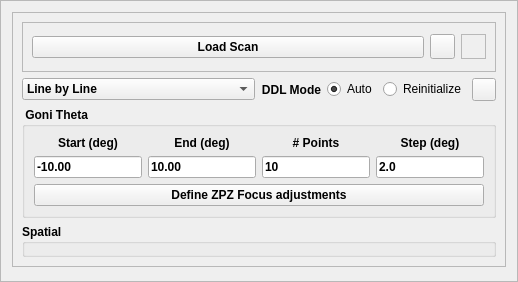
<?xml version="1.0" encoding="UTF-8"?>
<ui version="4.0">
 <class>Frame</class>
 <widget class="QFrame" name="Frame">
  <property name="geometry">
   <rect>
    <x>0</x>
    <y>0</y>
    <width>518</width>
    <height>282</height>
   </rect>
  </property>
  <property name="windowTitle">
   <string>Define ZPZ Focus Adjustments</string>
  </property>
  <property name="frameShape">
   <enum>QFrame::StyledPanel</enum>
  </property>
  <property name="frameShadow">
   <enum>QFrame::Raised</enum>
  </property>
  <layout class="QVBoxLayout" name="verticalLayout_8">
   <item>
    <widget class="QFrame" name="frame">
     <property name="maximumSize">
      <size>
       <width>650</width>
       <height>16777215</height>
      </size>
     </property>
     <property name="frameShape">
      <enum>QFrame::StyledPanel</enum>
     </property>
     <property name="frameShadow">
      <enum>QFrame::Raised</enum>
     </property>
     <layout class="QVBoxLayout" name="verticalLayout_6">
      <item>
       <widget class="QFrame" name="loadscan_frame">
        <property name="minimumSize">
         <size>
          <width>0</width>
          <height>50</height>
         </size>
        </property>
        <property name="frameShape">
         <enum>QFrame::StyledPanel</enum>
        </property>
        <property name="frameShadow">
         <enum>QFrame::Sunken</enum>
        </property>
        <layout class="QHBoxLayout" name="horizontalLayout_5">
         <item>
          <widget class="QPushButton" name="loadScanBtn">
           <property name="font">
            <font>
             <weight>75</weight>
             <bold>true</bold>
            </font>
           </property>
           <property name="text">
            <string>Load Scan</string>
           </property>
          </widget>
         </item>
         <item>
          <widget class="QToolButton" name="helpBtn">
           <property name="minimumSize">
            <size>
             <width>25</width>
             <height>25</height>
            </size>
           </property>
           <property name="maximumSize">
            <size>
             <width>25</width>
             <height>25</height>
            </size>
           </property>
           <property name="text">
            <string/>
           </property>
           <property name="icon">
            <iconset>
             <normaloff>../../../icons/helplite.png</normaloff>../../../icons/helplite.png</iconset>
           </property>
           <property name="iconSize">
            <size>
             <width>50</width>
             <height>50</height>
            </size>
           </property>
          </widget>
         </item>
         <item>
          <widget class="QLabel" name="rtclkpic">
           <property name="maximumSize">
            <size>
             <width>25</width>
             <height>25</height>
            </size>
           </property>
           <property name="autoFillBackground">
            <bool>true</bool>
           </property>
           <property name="frameShape">
            <enum>QFrame::StyledPanel</enum>
           </property>
           <property name="text">
            <string/>
           </property>
           <property name="pixmap">
            <pixmap>../../../icons/icons8-mouse-right-click-50.png</pixmap>
           </property>
           <property name="scaledContents">
            <bool>true</bool>
           </property>
           <property name="alignment">
            <set>Qt::AlignRight|Qt::AlignTrailing|Qt::AlignVCenter</set>
           </property>
          </widget>
         </item>
        </layout>
       </widget>
      </item>
      <item>
       <layout class="QHBoxLayout" name="horizontalLayout_4">
        <item>
         <widget class="QComboBox" name="scanTypeSelComboBox">
          <property name="enabled">
           <bool>true</bool>
          </property>
          <property name="font">
           <font>
            <weight>75</weight>
            <bold>true</bold>
           </font>
          </property>
          <property name="layoutDirection">
           <enum>Qt::LeftToRight</enum>
          </property>
          <property name="currentIndex">
           <number>1</number>
          </property>
          <property name="maxVisibleItems">
           <number>2</number>
          </property>
          <item>
           <property name="text">
            <string>Point by Point</string>
           </property>
          </item>
          <item>
           <property name="text">
            <string>Line by Line</string>
           </property>
          </item>
         </widget>
        </item>
        <item>
         <layout class="QHBoxLayout" name="horizontalLayout_3">
          <item>
           <widget class="QLabel" name="label">
            <property name="font">
             <font>
              <weight>75</weight>
              <bold>true</bold>
             </font>
            </property>
            <property name="text">
             <string>DDL Mode</string>
            </property>
            <property name="alignment">
             <set>Qt::AlignRight|Qt::AlignTrailing|Qt::AlignVCenter</set>
            </property>
           </widget>
          </item>
          <item>
           <widget class="QRadioButton" name="autoDDLRadBtn">
            <property name="enabled">
             <bool>true</bool>
            </property>
            <property name="text">
             <string>Auto</string>
            </property>
            <property name="checked">
             <bool>true</bool>
            </property>
           </widget>
          </item>
          <item>
           <widget class="QRadioButton" name="reinitDDLRadBtn">
            <property name="enabled">
             <bool>true</bool>
            </property>
            <property name="text">
             <string>Reinitialize</string>
            </property>
            <property name="checked">
             <bool>false</bool>
            </property>
           </widget>
          </item>
          <item>
           <widget class="QToolButton" name="hdwAccelDetailsBtn">
            <property name="text">
             <string/>
            </property>
            <property name="icon">
             <iconset>
              <normaloff>../../../icons/1318611600_23.ico</normaloff>../../../icons/1318611600_23.ico</iconset>
            </property>
           </widget>
          </item>
         </layout>
        </item>
       </layout>
      </item>
      <item>
       <widget class="QGroupBox" name="groupBox">
        <property name="font">
         <font>
          <weight>75</weight>
          <bold>true</bold>
         </font>
        </property>
        <property name="title">
         <string> Goni Theta </string>
        </property>
        <layout class="QVBoxLayout" name="verticalLayout_7">
         <item>
          <layout class="QHBoxLayout" name="horizontalLayout">
           <item>
            <layout class="QVBoxLayout" name="verticalLayout_3">
             <item>
              <widget class="QLabel" name="label_23">
               <property name="font">
                <font>
                 <weight>75</weight>
                 <bold>true</bold>
                </font>
               </property>
               <property name="text">
                <string>Start (deg)</string>
               </property>
               <property name="alignment">
                <set>Qt::AlignCenter</set>
               </property>
              </widget>
             </item>
             <item>
              <widget class="QLineEdit" name="startGTFld">
               <property name="text">
                <string>-10.00</string>
               </property>
              </widget>
             </item>
            </layout>
           </item>
           <item>
            <layout class="QVBoxLayout" name="verticalLayout_5">
             <item>
              <widget class="QLabel" name="label_24">
               <property name="font">
                <font>
                 <weight>75</weight>
                 <bold>true</bold>
                </font>
               </property>
               <property name="text">
                <string>End (deg)</string>
               </property>
               <property name="alignment">
                <set>Qt::AlignCenter</set>
               </property>
              </widget>
             </item>
             <item>
              <widget class="QLineEdit" name="endGTFld">
               <property name="text">
                <string>10.00</string>
               </property>
              </widget>
             </item>
            </layout>
           </item>
           <item>
            <layout class="QVBoxLayout" name="verticalLayout_4">
             <item>
              <widget class="QLabel" name="label_25">
               <property name="font">
                <font>
                 <weight>75</weight>
                 <bold>true</bold>
                </font>
               </property>
               <property name="text">
                <string># Points</string>
               </property>
               <property name="alignment">
                <set>Qt::AlignCenter</set>
               </property>
              </widget>
             </item>
             <item>
              <widget class="QLineEdit" name="npointsGTFld">
               <property name="text">
                <string>10</string>
               </property>
              </widget>
             </item>
            </layout>
           </item>
           <item>
            <layout class="QVBoxLayout" name="verticalLayout_2">
             <item>
              <widget class="QLabel" name="label_56">
               <property name="font">
                <font>
                 <weight>75</weight>
                 <bold>true</bold>
                </font>
               </property>
               <property name="text">
                <string>Step (deg)</string>
               </property>
               <property name="alignment">
                <set>Qt::AlignCenter</set>
               </property>
              </widget>
             </item>
             <item>
              <widget class="QLineEdit" name="stepGTFld">
               <property name="text">
                <string>2.0</string>
               </property>
              </widget>
             </item>
            </layout>
           </item>
          </layout>
         </item>
         <item>
          <widget class="QPushButton" name="defineZPZFocusAdjBtn">
           <property name="text">
            <string>Define ZPZ Focus adjustments</string>
           </property>
          </widget>
         </item>
        </layout>
       </widget>
      </item>
      <item>
       <widget class="QGroupBox" name="evGrpBox">
        <property name="maximumSize">
         <size>
          <width>16777215</width>
          <height>16777215</height>
         </size>
        </property>
        <property name="font">
         <font>
          <weight>75</weight>
          <bold>true</bold>
         </font>
        </property>
        <property name="title">
         <string>Spatial</string>
        </property>
        <layout class="QVBoxLayout" name="verticalLayout">
         <property name="spacing">
          <number>5</number>
         </property>
         <property name="leftMargin">
          <number>5</number>
         </property>
         <property name="topMargin">
          <number>5</number>
         </property>
         <property name="rightMargin">
          <number>2</number>
         </property>
         <property name="bottomMargin">
          <number>5</number>
         </property>
         <item>
          <layout class="QHBoxLayout" name="horizontalLayout_2"/>
         </item>
        </layout>
       </widget>
      </item>
     </layout>
    </widget>
   </item>
   <item>
    <spacer name="verticalSpacer">
     <property name="orientation">
      <enum>Qt::Vertical</enum>
     </property>
     <property name="sizeHint" stdset="0">
      <size>
       <width>20</width>
       <height>310</height>
      </size>
     </property>
    </spacer>
   </item>
  </layout>
 </widget>
 <resources/>
 <connections/>
</ui>
